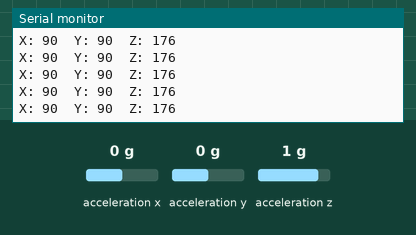
A sketch run on a simulated Arduino Uno, built with avr-gcc and run on an emulated ATmega328P. Parts: the last lines printed to the serial monitor. Wiring (inferred from the names in the program): MPU-6050 motion sensor at I2C address 0x68. Inputs (shaded band) come from the test bench; at power-on: acceleration x 0 g, acceleration z 1 g, acceleration y 0 g.

Above: at 1.7 s.
1.8 s: acceleration x set to -1.4 g
At 1.83 s:
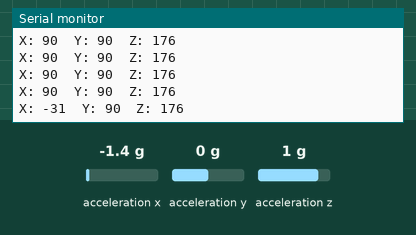
3.3 s: acceleration z set to -1.4 g
At 3.35 s:
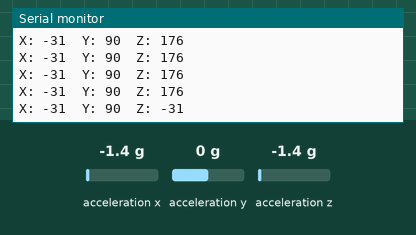
6.3 s: acceleration x set to 0 g
At 6.3 s:
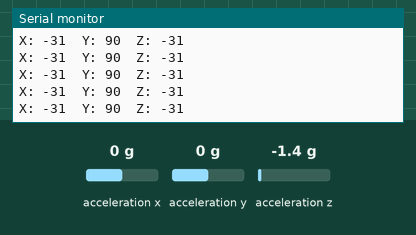
7.9 s: acceleration y set to -1.4 g
At 7.92 s:
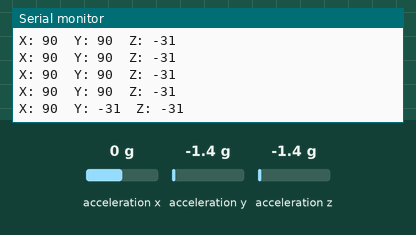
9.4 s: acceleration x set to 0.8 g
At 9.45 s:
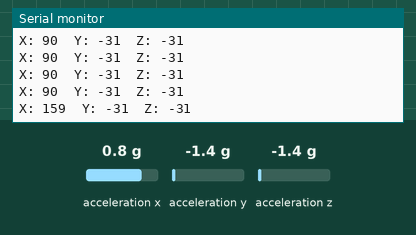
Timing chart, 0 to 12.4 s (numbered marks = the images above; inputs shaded):
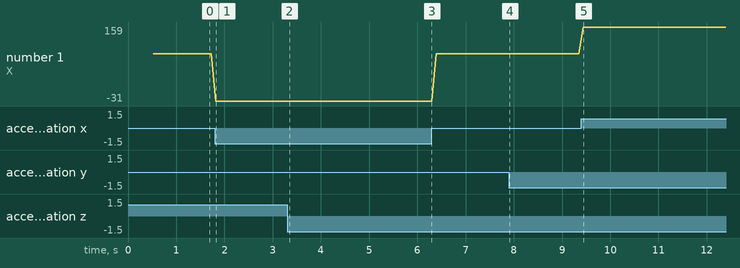

The sketch:

Hand_Code.ino
```cpp
#include <SoftwareSerial.h>
SoftwareSerial BT_Serial(11, 10); // RX, TX

#include <Wire.h> // I2C communication library

const int MPU = 0x68; // I2C address of the MPU6050 accelerometer
int16_t AcX, AcY, AcZ;

int flag = 0;

void setup() {
  Serial.begin(9600); // start serial communication at 9600bps
  BT_Serial.begin(9600);

  // Initialize interface to the MPU6050
  Wire.begin();
  Wire.beginTransmission(MPU);
  Wire.write(0x6B);
  Wire.write(0);
  Wire.endTransmission(true);

  delay(500);
  Serial.println("Setup completed");
}

void loop() {
  Read_accelerometer(); // Read MPU6050 accelerometer

  if (AcX < 60 && flag == 0) {
    flag = 1;
    BT_Serial.write('f');
    Serial.println("Moving forward");
  }
  if (AcX > 130 && flag == 0) {
    flag = 1;
    BT_Serial.write('b');
    Serial.println("Moving backward");
  }

  if (AcY < 60 && flag == 0) {
    flag = 1;
    BT_Serial.write('l');
    Serial.println("Moving left");
  }
  if (AcY > 130 && flag == 0) {
    flag = 1;
    BT_Serial.write('r');
    Serial.println("Moving right");
  }

  if ((AcX > 70) && (AcX < 120) && (AcY > 70) && (AcY < 120) && (flag == 1)) {
    flag = 0;
    BT_Serial.write('s');
    Serial.println("Stopped");
  }

  delay(100);
}

void Read_accelerometer() {
  // Read the accelerometer data
  Wire.beginTransmission(MPU);
  Wire.write(0x3B); // Start with register 0x3B (ACCEL_XOUT_H)
  Wire.endTransmission(false);
  Wire.requestFrom(MPU, 6, true); // Read 6 registers total, each axis value is stored in 2 registers

  AcX = Wire.read() << 8 | Wire.read(); // X-axis value
  AcY = Wire.read() << 8 | Wire.read(); // Y-axis value
  AcZ = Wire.read() << 8 | Wire.read(); // Z-axis value

  AcX = map(AcX, -17000, 17000, 0, 180);
  AcY = map(AcY, -17000, 17000, 0, 180);
  AcZ = map(AcZ, -17000, 17000, 0, 180);

  Serial.print("X: ");
  Serial.print(AcX);
  Serial.print("\tY: ");
  Serial.print(AcY);
  Serial.print("\tZ: ");
  Serial.println(AcZ);
}
```

Measured:
- after the input at 1.8 s, the serial monitor: prints a new line at once (image 1)
- after the input at 3.3 s, the serial monitor: prints a new line after 0.05 s (image 2)
- after the input at 7.9 s, the serial monitor: prints a new line at once (image 4)
- after the input at 9.4 s, the serial monitor: prints a new line at once (image 5)
- plotted number 1: 90 → -31 after the input at 1.8 s, 90 → 159 after the input at 9.4 s
